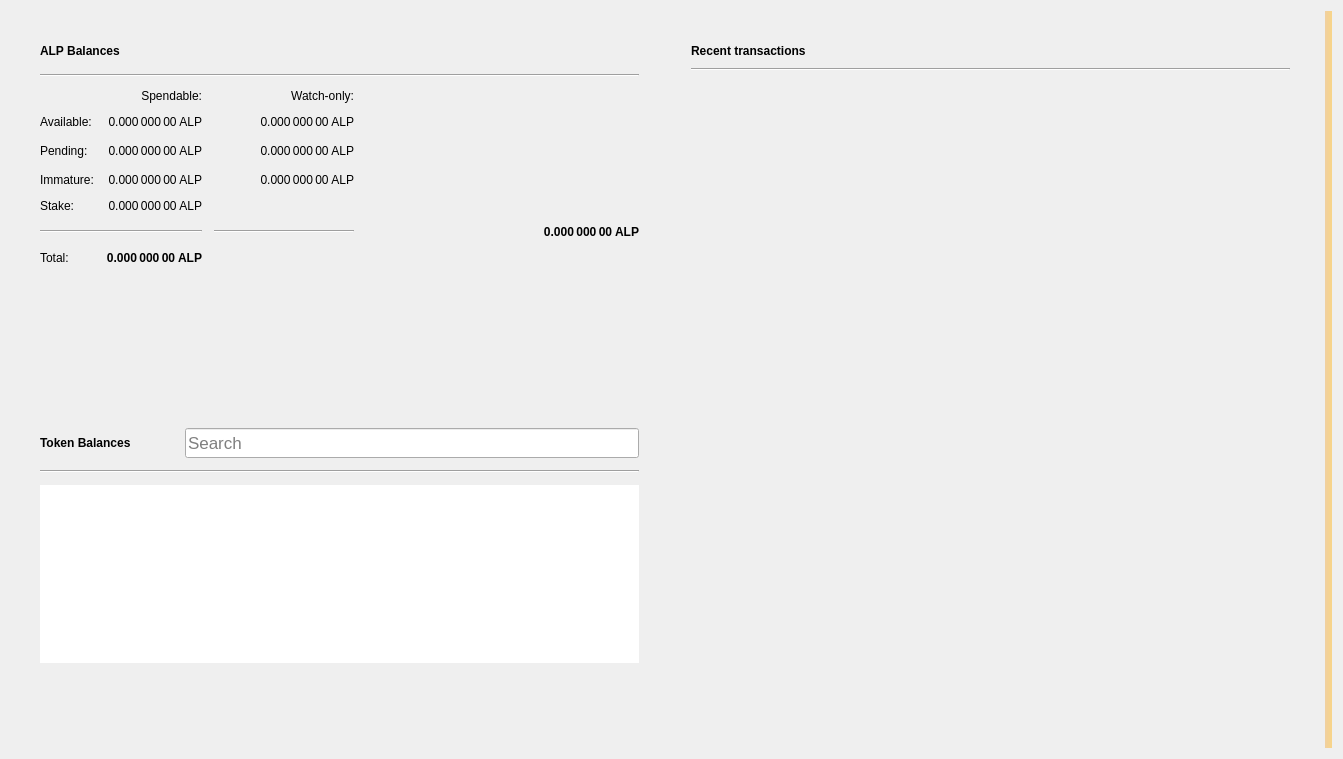
<?xml version="1.0" encoding="UTF-8"?>
<ui version="4.0">
 <class>OverviewPage</class>
 <widget class="QWidget" name="OverviewPage">
  <property name="geometry">
   <rect>
    <x>0</x>
    <y>0</y>
    <width>1343</width>
    <height>759</height>
   </rect>
  </property>
  <property name="windowTitle">
   <string>Form</string>
  </property>
  <property name="autoFillBackground">
   <bool>false</bool>
  </property>
  <layout class="QGridLayout" name="gridLayout_3">
   <item row="0" column="1">
    <layout class="QVBoxLayout" name="verticalLayout_7">
     <property name="spacing">
      <number>0</number>
     </property>
     <property name="leftMargin">
      <number>0</number>
     </property>
     <property name="topMargin">
      <number>0</number>
     </property>
     <property name="rightMargin">
      <number>0</number>
     </property>
     <property name="bottomMargin">
      <number>0</number>
     </property>
     <item>
      <layout class="QHBoxLayout" name="horizontalLayout" stretch="0,0">
       <property name="spacing">
        <number>34</number>
       </property>
       <property name="sizeConstraint">
        <enum>QLayout::SetMaximumSize</enum>
       </property>
       <property name="leftMargin">
        <number>20</number>
       </property>
       <property name="topMargin">
        <number>20</number>
       </property>
       <property name="rightMargin">
        <number>20</number>
       </property>
       <property name="bottomMargin">
        <number>20</number>
       </property>
       <item>
        <layout class="QVBoxLayout" name="verticalLayout_2">
         <property name="spacing">
          <number>34</number>
         </property>
         <property name="rightMargin">
          <number>0</number>
         </property>
         <item>
          <widget class="QFrame" name="frame">
           <property name="sizePolicy">
            <sizepolicy hsizetype="Preferred" vsizetype="Preferred">
             <horstretch>0</horstretch>
             <verstretch>0</verstretch>
            </sizepolicy>
           </property>
           <property name="frameShape">
            <enum>QFrame::NoFrame</enum>
           </property>
           <property name="frameShadow">
            <enum>QFrame::Raised</enum>
           </property>
           <property name="lineWidth">
            <number>10</number>
           </property>
           <layout class="QVBoxLayout" name="verticalLayout_4">
            <property name="spacing">
             <number>12</number>
            </property>
            <item>
             <layout class="QHBoxLayout" name="horizontalLayout_4">
              <item>
               <widget class="QLabel" name="ALPBalancesLabel">
                <property name="font">
                 <font>
                  <weight>75</weight>
                  <bold>true</bold>
                 </font>
                </property>
                <property name="text">
                 <string>ALP Balances</string>
                </property>
               </widget>
              </item>
              <item>
               <widget class="QPushButton" name="labelWalletStatus">
                <property name="enabled">
                 <bool>true</bool>
                </property>
                <property name="maximumSize">
                 <size>
                  <width>30</width>
                  <height>16777215</height>
                 </size>
                </property>
                <property name="toolTip">
                 <string>The displayed information may be out of date. Your wallet automatically synchronizes with the Alphacon network after a connection is established, but this process has not completed yet.</string>
                </property>
                <property name="text">
                 <string/>
                </property>
                <property name="icon">
                 <iconset>
                  <normaloff>:/icons/warning</normaloff>
                  <disabledoff>:/icons/warning</disabledoff>:/icons/warning</iconset>
                </property>
                <property name="iconSize">
                 <size>
                  <width>24</width>
                  <height>24</height>
                 </size>
                </property>
                <property name="flat">
                 <bool>true</bool>
                </property>
               </widget>
              </item>
              <item>
               <spacer name="horizontalSpacer_3">
                <property name="orientation">
                 <enum>Qt::Horizontal</enum>
                </property>
                <property name="sizeHint" stdset="0">
                 <size>
                  <width>40</width>
                  <height>20</height>
                 </size>
                </property>
               </spacer>
              </item>
             </layout>
            </item>
            <item>
             <widget class="Line" name="line_2">
              <property name="orientation">
               <enum>Qt::Horizontal</enum>
              </property>
             </widget>
            </item>
            <item>
             <layout class="QGridLayout" name="gridLayout">
              <property name="spacing">
               <number>12</number>
              </property>
              <item row="5" column="0" colspan="2">
               <widget class="Line" name="line">
                <property name="orientation">
                 <enum>Qt::Horizontal</enum>
                </property>
               </widget>
              </item>
              <item row="4" column="0">
               <widget class="QLabel" name="labelStakeText">
                <property name="text">
                 <string>Stake:</string>
                </property>
               </widget>
              </item>
              <item row="3" column="1">
               <widget class="QLabel" name="labelImmature">
                <property name="font">
                 <font>
                  <weight>50</weight>
                  <bold>false</bold>
                 </font>
                </property>
                <property name="cursor">
                 <cursorShape>IBeamCursor</cursorShape>
                </property>
                <property name="toolTip">
                 <string>Mined balance that has not yet matured</string>
                </property>
                <property name="text">
                 <string notr="true">0.000 000 00 ALP</string>
                </property>
                <property name="alignment">
                 <set>Qt::AlignRight|Qt::AlignTrailing|Qt::AlignVCenter</set>
                </property>
                <property name="textInteractionFlags">
                 <set>Qt::LinksAccessibleByMouse|Qt::TextSelectableByKeyboard|Qt::TextSelectableByMouse</set>
                </property>
               </widget>
              </item>
              <item row="1" column="1">
               <widget class="QLabel" name="labelBalance">
                <property name="font">
                 <font>
                  <weight>50</weight>
                  <bold>false</bold>
                 </font>
                </property>
                <property name="cursor">
                 <cursorShape>IBeamCursor</cursorShape>
                </property>
                <property name="toolTip">
                 <string>Your current spendable balance</string>
                </property>
                <property name="text">
                 <string notr="true">0.000 000 00 ALP</string>
                </property>
                <property name="alignment">
                 <set>Qt::AlignRight|Qt::AlignTrailing|Qt::AlignVCenter</set>
                </property>
                <property name="textInteractionFlags">
                 <set>Qt::LinksAccessibleByMouse|Qt::TextSelectableByKeyboard|Qt::TextSelectableByMouse</set>
                </property>
               </widget>
              </item>
              <item row="0" column="2">
               <widget class="QLabel" name="labelWatchonly">
                <property name="text">
                 <string>Watch-only:</string>
                </property>
                <property name="alignment">
                 <set>Qt::AlignRight|Qt::AlignTrailing|Qt::AlignVCenter</set>
                </property>
               </widget>
              </item>
              <item row="3" column="0">
               <widget class="QLabel" name="labelImmatureText">
                <property name="text">
                 <string>Immature:</string>
                </property>
               </widget>
              </item>
              <item row="1" column="2">
               <widget class="QLabel" name="labelWatchAvailable">
                <property name="font">
                 <font>
                  <weight>50</weight>
                  <bold>false</bold>
                 </font>
                </property>
                <property name="cursor">
                 <cursorShape>IBeamCursor</cursorShape>
                </property>
                <property name="toolTip">
                 <string>Your current balance in watch-only addresses</string>
                </property>
                <property name="text">
                 <string notr="true">0.000 000 00 ALP</string>
                </property>
                <property name="alignment">
                 <set>Qt::AlignRight|Qt::AlignTrailing|Qt::AlignVCenter</set>
                </property>
                <property name="textInteractionFlags">
                 <set>Qt::LinksAccessibleByMouse|Qt::TextSelectableByKeyboard|Qt::TextSelectableByMouse</set>
                </property>
               </widget>
              </item>
              <item row="5" column="2">
               <widget class="Line" name="lineWatchBalance">
                <property name="sizePolicy">
                 <sizepolicy hsizetype="Preferred" vsizetype="Fixed">
                  <horstretch>0</horstretch>
                  <verstretch>0</verstretch>
                 </sizepolicy>
                </property>
                <property name="minimumSize">
                 <size>
                  <width>140</width>
                  <height>0</height>
                 </size>
                </property>
                <property name="orientation">
                 <enum>Qt::Horizontal</enum>
                </property>
               </widget>
              </item>
              <item row="6" column="1">
               <widget class="QLabel" name="labelTotal">
                <property name="font">
                 <font>
                  <weight>75</weight>
                  <bold>true</bold>
                 </font>
                </property>
                <property name="cursor">
                 <cursorShape>IBeamCursor</cursorShape>
                </property>
                <property name="toolTip">
                 <string>Your current total balance</string>
                </property>
                <property name="text">
                 <string notr="true">0.000 000 00 ALP</string>
                </property>
                <property name="alignment">
                 <set>Qt::AlignRight|Qt::AlignTrailing|Qt::AlignVCenter</set>
                </property>
                <property name="textInteractionFlags">
                 <set>Qt::LinksAccessibleByMouse|Qt::TextSelectableByKeyboard|Qt::TextSelectableByMouse</set>
                </property>
               </widget>
              </item>
              <item row="2" column="0">
               <widget class="QLabel" name="labelPendingText">
                <property name="text">
                 <string>Pending:</string>
                </property>
               </widget>
              </item>
              <item row="0" column="1">
               <widget class="QLabel" name="labelSpendable">
                <property name="text">
                 <string>Spendable:</string>
                </property>
                <property name="alignment">
                 <set>Qt::AlignRight|Qt::AlignTrailing|Qt::AlignVCenter</set>
                </property>
               </widget>
              </item>
              <item row="2" column="3">
               <spacer name="horizontalSpacer_2">
                <property name="orientation">
                 <enum>Qt::Horizontal</enum>
                </property>
                <property name="sizeHint" stdset="0">
                 <size>
                  <width>40</width>
                  <height>20</height>
                 </size>
                </property>
               </spacer>
              </item>
              <item row="4" column="1">
               <widget class="QLabel" name="labelStake">
                <property name="font">
                 <font>
                  <weight>50</weight>
                  <bold>false</bold>
                 </font>
                </property>
                <property name="cursor">
                 <cursorShape>IBeamCursor</cursorShape>
                </property>
                <property name="toolTip">
                 <string>Your current stake</string>
                </property>
                <property name="text">
                 <string notr="true">0.000 000 00 ALP</string>
                </property>
                <property name="alignment">
                 <set>Qt::AlignRight|Qt::AlignTrailing|Qt::AlignVCenter</set>
                </property>
                <property name="textInteractionFlags">
                 <set>Qt::LinksAccessibleByMouse|Qt::TextSelectableByKeyboard|Qt::TextSelectableByMouse</set>
                </property>
               </widget>
              </item>
              <item row="6" column="0">
               <widget class="QLabel" name="labelTotalText">
                <property name="text">
                 <string>Total:</string>
                </property>
               </widget>
              </item>
              <item row="2" column="1">
               <widget class="QLabel" name="labelUnconfirmed">
                <property name="font">
                 <font>
                  <weight>50</weight>
                  <bold>false</bold>
                 </font>
                </property>
                <property name="cursor">
                 <cursorShape>IBeamCursor</cursorShape>
                </property>
                <property name="toolTip">
                 <string>Total of transactions that have yet to be confirmed, and do not yet count toward the spendable balance</string>
                </property>
                <property name="text">
                 <string notr="true">0.000 000 00 ALP</string>
                </property>
                <property name="alignment">
                 <set>Qt::AlignRight|Qt::AlignTrailing|Qt::AlignVCenter</set>
                </property>
                <property name="textInteractionFlags">
                 <set>Qt::LinksAccessibleByMouse|Qt::TextSelectableByKeyboard|Qt::TextSelectableByMouse</set>
                </property>
               </widget>
              </item>
              <item row="1" column="0">
               <widget class="QLabel" name="labelBalanceText">
                <property name="text">
                 <string>Available:</string>
                </property>
               </widget>
              </item>
              <item row="3" column="2">
               <widget class="QLabel" name="labelWatchImmature">
                <property name="font">
                 <font>
                  <weight>50</weight>
                  <bold>false</bold>
                 </font>
                </property>
                <property name="cursor">
                 <cursorShape>IBeamCursor</cursorShape>
                </property>
                <property name="toolTip">
                 <string>Mined balance in watch-only addresses that has not yet matured</string>
                </property>
                <property name="text">
                 <string notr="true">0.000 000 00 ALP</string>
                </property>
                <property name="alignment">
                 <set>Qt::AlignRight|Qt::AlignTrailing|Qt::AlignVCenter</set>
                </property>
                <property name="textInteractionFlags">
                 <set>Qt::LinksAccessibleByMouse|Qt::TextSelectableByKeyboard|Qt::TextSelectableByMouse</set>
                </property>
               </widget>
              </item>
              <item row="2" column="2">
               <widget class="QLabel" name="labelWatchPending">
                <property name="font">
                 <font>
                  <weight>50</weight>
                  <bold>false</bold>
                 </font>
                </property>
                <property name="cursor">
                 <cursorShape>IBeamCursor</cursorShape>
                </property>
                <property name="toolTip">
                 <string>Unconfirmed transactions to watch-only addresses</string>
                </property>
                <property name="text">
                 <string notr="true">0.000 000 00 ALP</string>
                </property>
                <property name="alignment">
                 <set>Qt::AlignRight|Qt::AlignTrailing|Qt::AlignVCenter</set>
                </property>
                <property name="textInteractionFlags">
                 <set>Qt::LinksAccessibleByMouse|Qt::TextSelectableByKeyboard|Qt::TextSelectableByMouse</set>
                </property>
               </widget>
              </item>
              <item row="5" column="3">
               <widget class="QLabel" name="labelWatchTotal">
                <property name="font">
                 <font>
                  <weight>75</weight>
                  <bold>true</bold>
                 </font>
                </property>
                <property name="cursor">
                 <cursorShape>IBeamCursor</cursorShape>
                </property>
                <property name="toolTip">
                 <string>Current total balance in watch-only addresses</string>
                </property>
                <property name="text">
                 <string notr="true">0.000 000 00 ALP</string>
                </property>
                <property name="alignment">
                 <set>Qt::AlignRight|Qt::AlignTrailing|Qt::AlignVCenter</set>
                </property>
                <property name="textInteractionFlags">
                 <set>Qt::LinksAccessibleByMouse|Qt::TextSelectableByKeyboard|Qt::TextSelectableByMouse</set>
                </property>
               </widget>
              </item>
             </layout>
            </item>
           </layout>
          </widget>
         </item>
         <item>
          <widget class="QWidget" name="tokenVerticalSpaceWidget2" native="true">
           <property name="autoFillBackground">
            <bool>false</bool>
           </property>
           <layout class="QVBoxLayout" name="verticalLayout_6">
            <item>
             <spacer name="verticalSpacer_4">
              <property name="orientation">
               <enum>Qt::Vertical</enum>
              </property>
              <property name="sizeHint" stdset="0">
               <size>
                <width>20</width>
                <height>87</height>
               </size>
              </property>
             </spacer>
            </item>
           </layout>
          </widget>
         </item>
         <item>
          <widget class="QFrame" name="tokenFrame">
           <property name="autoFillBackground">
            <bool>true</bool>
           </property>
           <property name="frameShape">
            <enum>QFrame::NoFrame</enum>
           </property>
           <property name="frameShadow">
            <enum>QFrame::Plain</enum>
           </property>
           <property name="lineWidth">
            <number>0</number>
           </property>
           <layout class="QVBoxLayout" name="verticalLayout_5">
            <property name="spacing">
             <number>12</number>
            </property>
            <item>
             <layout class="QHBoxLayout" name="tokenBalanceHorizontalLayout">
              <item alignment="Qt::AlignVCenter">
               <widget class="QLabel" name="tokenBalanceLabel">
                <property name="font">
                 <font>
                  <weight>75</weight>
                  <bold>true</bold>
                 </font>
                </property>
                <property name="text">
                 <string>Token Balances</string>
                </property>
               </widget>
              </item>
              <item>
               <widget class="QPushButton" name="labelTokenStatus">
                <property name="enabled">
                 <bool>true</bool>
                </property>
                <property name="maximumSize">
                 <size>
                  <width>30</width>
                  <height>16777215</height>
                 </size>
                </property>
                <property name="toolTip">
                 <string>The displayed information may be out of date. Your wallet automatically synchronizes with the Alphacon network after a connection is established, but this process has not completed yet.</string>
                </property>
                <property name="text">
                 <string/>
                </property>
                <property name="icon">
                 <iconset>
                  <normaloff>:/icons/warning</normaloff>
                  <disabledoff>:/icons/warning</disabledoff>:/icons/warning</iconset>
                </property>
                <property name="iconSize">
                 <size>
                  <width>24</width>
                  <height>24</height>
                 </size>
                </property>
                <property name="flat">
                 <bool>true</bool>
                </property>
               </widget>
              </item>
              <item alignment="Qt::AlignBottom">
               <widget class="QLineEdit" name="tokenSearch">
                <property name="sizePolicy">
                 <sizepolicy hsizetype="Expanding" vsizetype="Preferred">
                  <horstretch>0</horstretch>
                  <verstretch>0</verstretch>
                 </sizepolicy>
                </property>
                <property name="minimumSize">
                 <size>
                  <width>0</width>
                  <height>30</height>
                 </size>
                </property>
                <property name="maximumSize">
                 <size>
                  <width>16777215</width>
                  <height>30</height>
                 </size>
                </property>
                <property name="sizeIncrement">
                 <size>
                  <width>0</width>
                  <height>0</height>
                 </size>
                </property>
                <property name="baseSize">
                 <size>
                  <width>0</width>
                  <height>0</height>
                 </size>
                </property>
                <property name="font">
                 <font>
                  <pointsize>13</pointsize>
                 </font>
                </property>
                <property name="maxLength">
                 <number>32</number>
                </property>
                <property name="frame">
                 <bool>true</bool>
                </property>
                <property name="alignment">
                 <set>Qt::AlignLeading|Qt::AlignLeft|Qt::AlignVCenter</set>
                </property>
                <property name="placeholderText">
                 <string>Search</string>
                </property>
                <property name="clearButtonEnabled">
                 <bool>true</bool>
                </property>
               </widget>
              </item>
             </layout>
            </item>
            <item>
             <widget class="Line" name="tokenBalanceLine">
              <property name="orientation">
               <enum>Qt::Horizontal</enum>
              </property>
             </widget>
            </item>
            <item>
             <widget class="QListView" name="listTokens">
              <property name="frameShape">
               <enum>QFrame::NoFrame</enum>
              </property>
              <property name="lineWidth">
               <number>0</number>
              </property>
              <property name="verticalScrollMode">
               <enum>QAbstractItemView::ScrollPerItem</enum>
              </property>
             </widget>
            </item>
            <item>
             <widget class="QWidget" name="tokenVerticalSpaceWidget" native="true">
              <property name="autoFillBackground">
               <bool>false</bool>
              </property>
              <layout class="QVBoxLayout" name="verticalLayout">
               <item>
                <spacer name="verticalSpacer_3">
                 <property name="orientation">
                  <enum>Qt::Vertical</enum>
                 </property>
                 <property name="sizeHint" stdset="0">
                  <size>
                   <width>20</width>
                   <height>40</height>
                  </size>
                 </property>
                </spacer>
               </item>
              </layout>
             </widget>
            </item>
           </layout>
          </widget>
         </item>
        </layout>
       </item>
       <item>
        <layout class="QVBoxLayout" name="verticalLayout_3">
         <property name="spacing">
          <number>34</number>
         </property>
         <property name="leftMargin">
          <number>0</number>
         </property>
         <item>
          <widget class="QFrame" name="frame_2">
           <property name="sizePolicy">
            <sizepolicy hsizetype="Preferred" vsizetype="Preferred">
             <horstretch>0</horstretch>
             <verstretch>0</verstretch>
            </sizepolicy>
           </property>
           <property name="frameShape">
            <enum>QFrame::NoFrame</enum>
           </property>
           <property name="frameShadow">
            <enum>QFrame::Plain</enum>
           </property>
           <property name="lineWidth">
            <number>0</number>
           </property>
           <layout class="QGridLayout" name="gridLayout_2">
            <property name="horizontalSpacing">
             <number>12</number>
            </property>
            <item row="0" column="0">
             <layout class="QHBoxLayout" name="horizontalLayout_2">
              <item>
               <widget class="QLabel" name="recentTransactionsLabel">
                <property name="font">
                 <font>
                  <weight>75</weight>
                  <bold>true</bold>
                 </font>
                </property>
                <property name="text">
                 <string>Recent transactions</string>
                </property>
               </widget>
              </item>
              <item>
               <widget class="QPushButton" name="labelTransactionsStatus">
                <property name="enabled">
                 <bool>true</bool>
                </property>
                <property name="maximumSize">
                 <size>
                  <width>30</width>
                  <height>16777215</height>
                 </size>
                </property>
                <property name="toolTip">
                 <string>The displayed information may be out of date. Your wallet automatically synchronizes with the Alphacon network after a connection is established, but this process has not completed yet.</string>
                </property>
                <property name="text">
                 <string/>
                </property>
                <property name="icon">
                 <iconset>
                  <normaloff>:/icons/warning</normaloff>
                  <disabledoff>:/icons/warning</disabledoff>:/icons/warning</iconset>
                </property>
                <property name="iconSize">
                 <size>
                  <width>24</width>
                  <height>24</height>
                 </size>
                </property>
                <property name="flat">
                 <bool>true</bool>
                </property>
               </widget>
              </item>
              <item>
               <spacer name="horizontalSpacer">
                <property name="orientation">
                 <enum>Qt::Horizontal</enum>
                </property>
                <property name="sizeHint" stdset="0">
                 <size>
                  <width>40</width>
                  <height>20</height>
                 </size>
                </property>
               </spacer>
              </item>
             </layout>
            </item>
            <item row="2" column="0">
             <widget class="QListView" name="listTransactions">
              <property name="sizePolicy">
               <sizepolicy hsizetype="Expanding" vsizetype="Expanding">
                <horstretch>0</horstretch>
                <verstretch>0</verstretch>
               </sizepolicy>
              </property>
              <property name="styleSheet">
               <string notr="true">QListView { background: transparent; }</string>
              </property>
              <property name="frameShape">
               <enum>QFrame::NoFrame</enum>
              </property>
              <property name="verticalScrollBarPolicy">
               <enum>Qt::ScrollBarAlwaysOff</enum>
              </property>
              <property name="horizontalScrollBarPolicy">
               <enum>Qt::ScrollBarAlwaysOff</enum>
              </property>
              <property name="selectionMode">
               <enum>QAbstractItemView::NoSelection</enum>
              </property>
             </widget>
            </item>
            <item row="1" column="0">
             <widget class="Line" name="line_3">
              <property name="orientation">
               <enum>Qt::Horizontal</enum>
              </property>
             </widget>
            </item>
           </layout>
          </widget>
         </item>
        </layout>
       </item>
      </layout>
     </item>
    </layout>
   </item>
   <item row="0" column="3">
    <widget class="QLabel" name="labelAlerts">
     <property name="visible">
      <bool>true</bool>
     </property>
     <property name="styleSheet">
      <string notr="true">QLabel { background-color: qlineargradient(x1: 0, y1: 0, x2: 1, y2: 0, stop:0 #F0D0A0, stop:1 #F8D488); color:#000000; }</string>
     </property>
     <property name="wordWrap">
      <bool>true</bool>
     </property>
     <property name="margin">
      <number>3</number>
     </property>
     <property name="textInteractionFlags">
      <set>Qt::TextSelectableByMouse</set>
     </property>
    </widget>
   </item>
  </layout>
 </widget>
 <resources/>
 <connections/>
</ui>
